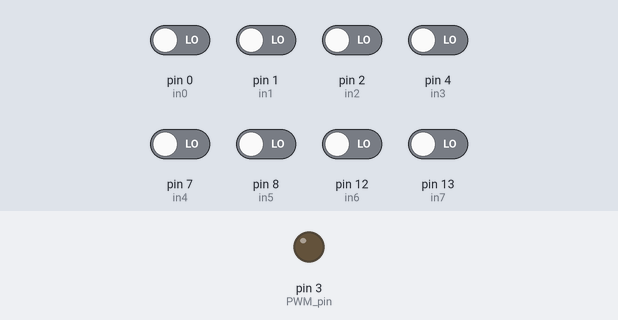
A sketch run on a simulated Arduino Uno, built with avr-gcc and run on an emulated ATmega328P. On the bench: output pins drawn as LEDs (lit = HIGH). The inputs (shaded band) are chosen by the test bench; at power-on: pin 0 (in0), pin 1 (in1), pin 2 (in2), pin 4 (in3), pin 7 (in4), pin 8 (in5), pin 12 (in6), pin 13 (in7) LOW.

Above: at 1.2 s.
1.3 s: pin 0 (in0) driven HIGH
At 2.5 s:
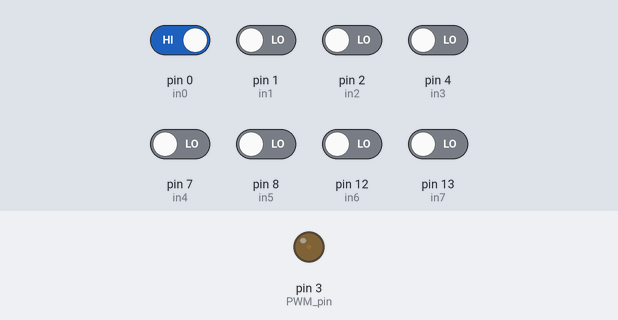
2.8 s: pin 12 (in6) driven HIGH
At 3.8 s:
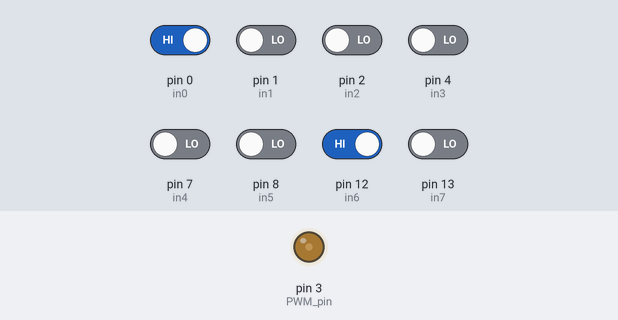
4.3 s: pin 13 (in7) driven HIGH
At 4.8 s:
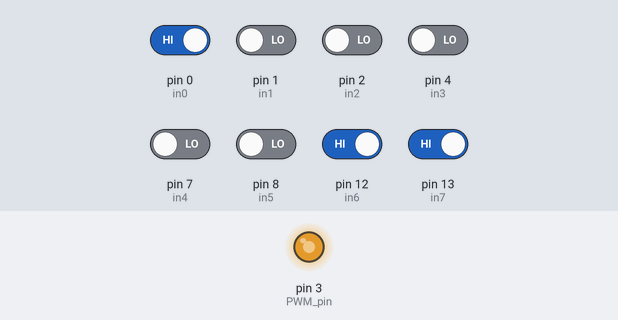
5.8 s: pin 0 (in0) driven LOW
At 6.3 s:
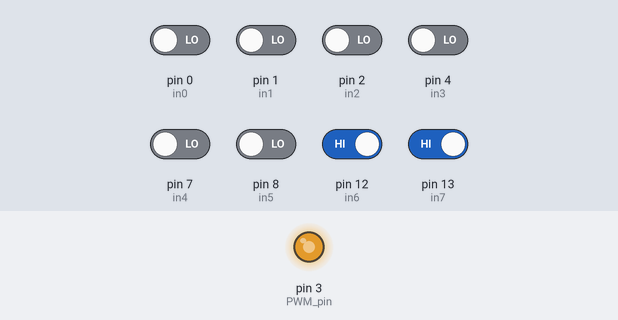
7.3 s: pin 1 (in1) driven HIGH
At 8.5 s:
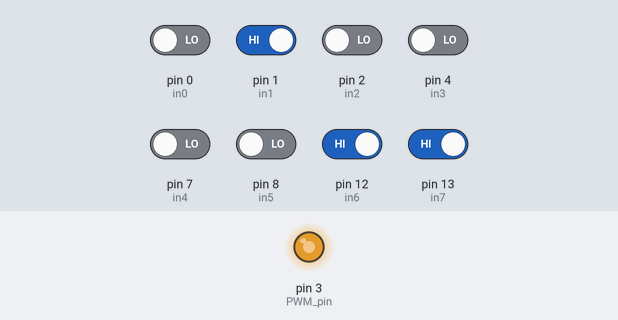
8.8 s: pin 2 (in2) driven HIGH
At 9.6 s:
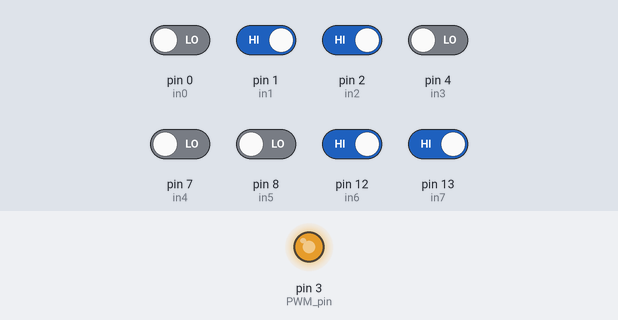
Timing chart, 0 to 11.3 s (numbered marks = the images above; inputs shaded):
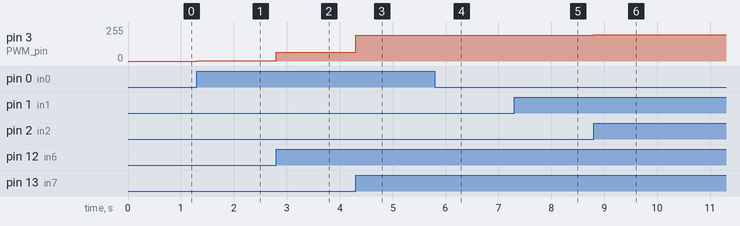

Measured:
- after the input at 1.3 s, pin 3 (PWM_pin): 0/255 → 1/255 at once
- after the input at 2.8 s, pin 3 (PWM_pin): 1/255 → 65/255 at once
- after the input at 4.3 s, pin 3 (PWM_pin): 65/255 → 193/255 at once
- after the input at 5.8 s, pin 3 (PWM_pin): 193/255 → 192/255 at once
- after the input at 7.3 s, pin 3 (PWM_pin): 192/255 → 194/255 at once
- after the input at 8.8 s, pin 3 (PWM_pin): 194/255 → 198/255 at once

The sketch:

Arduino_DAC.ino
```cpp
//input dig 0 1 2 4 7 8 12 13
// output PWM 3

int in0 = 0, in1 = 1, in2 = 2, in3 = 4, in4 = 7, in5 = 8, in6 = 12, in7 = 13, PWM_pin = 3;
int n0,n1,n2,n3,n4,n5,n6,n7;
int argm;


void setup() {
  pinMode(in0,INPUT); // dichiarazione degli ingressi digitali
  pinMode(in1,INPUT);
  pinMode(in2,INPUT);
  pinMode(in3,INPUT);
  pinMode(in4,INPUT);
  pinMode(in5,INPUT);
  pinMode(in6,INPUT);
  pinMode(in7,INPUT);
  pinMode(PWM_pin,OUTPUT); // dichiarazione dell'uscita PWM sul pin 3
}

void loop() {
  delay(10);
  n0 = digitalRead(in0); // lettura dei pin digitali
  n1 = digitalRead(in1);
  n2 = digitalRead(in2);
  n3 = digitalRead(in3);
  n4 = digitalRead(in4);
  n5 = digitalRead(in5);
  n6 = digitalRead(in6);
  n7 = digitalRead(in7);

  argm = (n0*1)+(n1*2)+(n2*4)+(n3*8)+(n4*16)+(n5*32)+(n6*64)+(n7*128); // conversione dal sistema binario al sistema decimale

  analogWrite(PWM_pin, argm); // output


}
```
